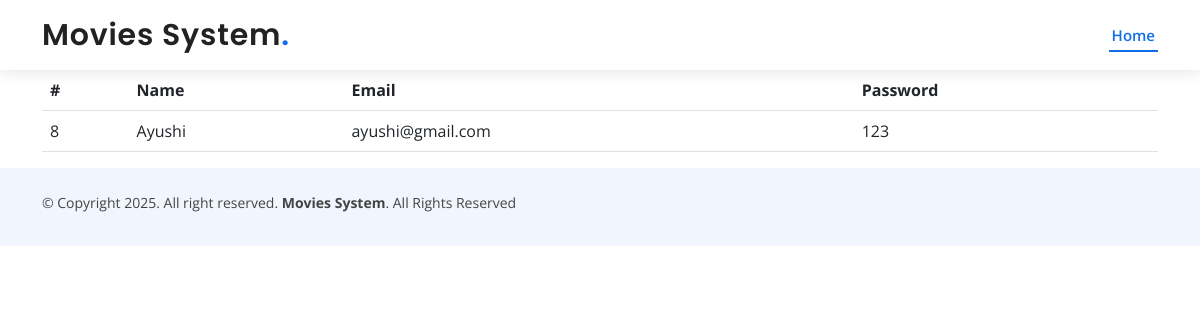
/viewprofile.php (signed in), run on the app's committed database.
### tables this page shows
CREATE TABLE `users` (
  `userid` int(11) NOT NULL,
  `name` varchar(50) NOT NULL,
  `email` varchar(50) NOT NULL,
  `password` varchar(50) DEFAULT '123',
  `roteype` int(11) NOT NULL
);

### viewprofile.php (the view, shortened to what this page needs)
<?php
include('connect.php');
?>
<!DOCTYPE html>
<html lang="en">
<head>
</head>
<body>
<?php include('header.php')  ?>
<div class="container">
<div class="row">
  <div class="col-lg-12">
     <table class="table">
      <tr>
        <th>#</th>
        <th>Name</th>
        <th>Email</th>
        <th>Password</th>
      </tr>
      <?php
      $uid = $_SESSION['uid'];
      $sql = "SELECT * FROM `users` where userid = '$uid'";
      $res  = mysqli_query($con, $sql);
      if(mysqli_num_rows($res) > 0){
        while($data = mysqli_fetch_array($res)){
          ?>
          <tr>
            <td><?= $data['userid'] ?></td>
            <td><?= $data['name'] ?></td>
            <td><?= $data['email'] ?> </td>
            <td><?= $data['password'] ?> </td>
          </tr>
       <?php
        }
      }else{
        echo 'no user found';
      }
      ?>
     </table>
  </div>
</div>
</div>
<?php include('footer.php')  ?>
</body>
</html>

### assets/css/style.css (style rules this page uses)
body { font-family: "Open Sans", sans-serif; color: #444444; }
.scrolled-offset { margin-top: 70px; }

### data on the page
users: userid "8", name "Ayushi", email "ayushi@gmail.com", password "123"
